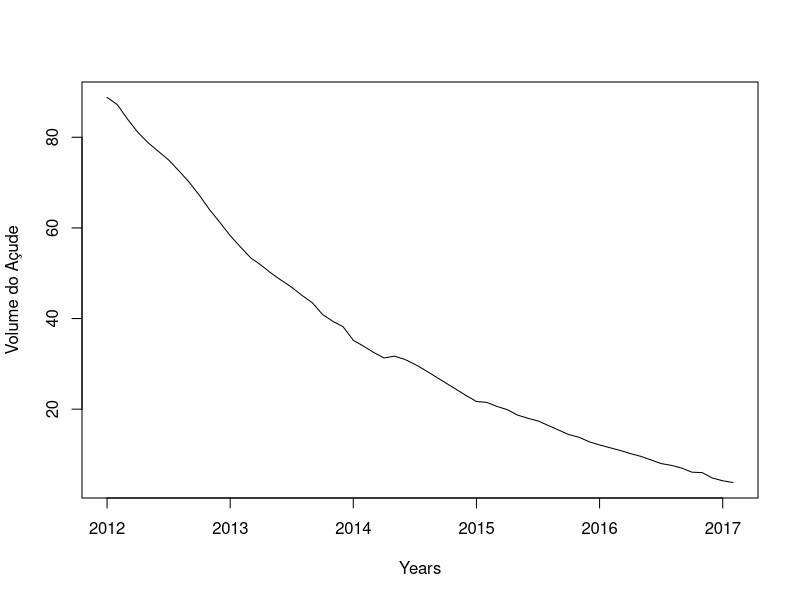
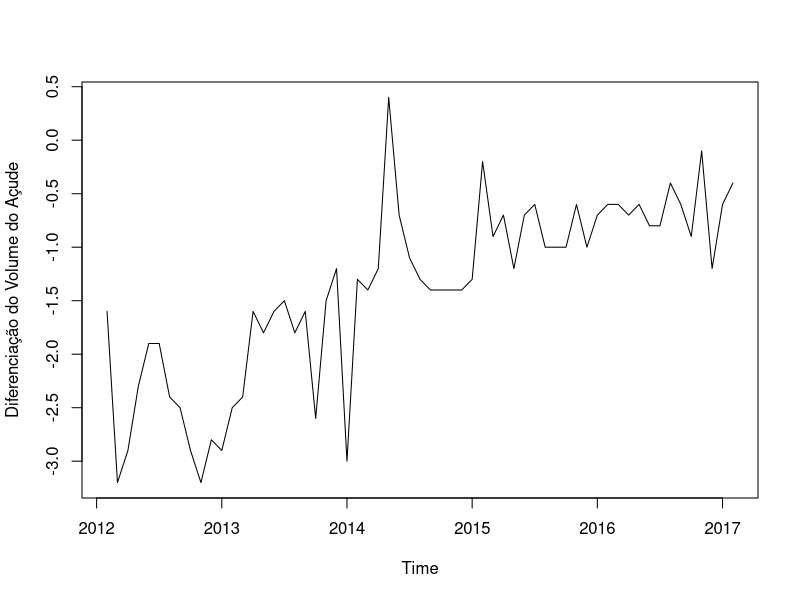
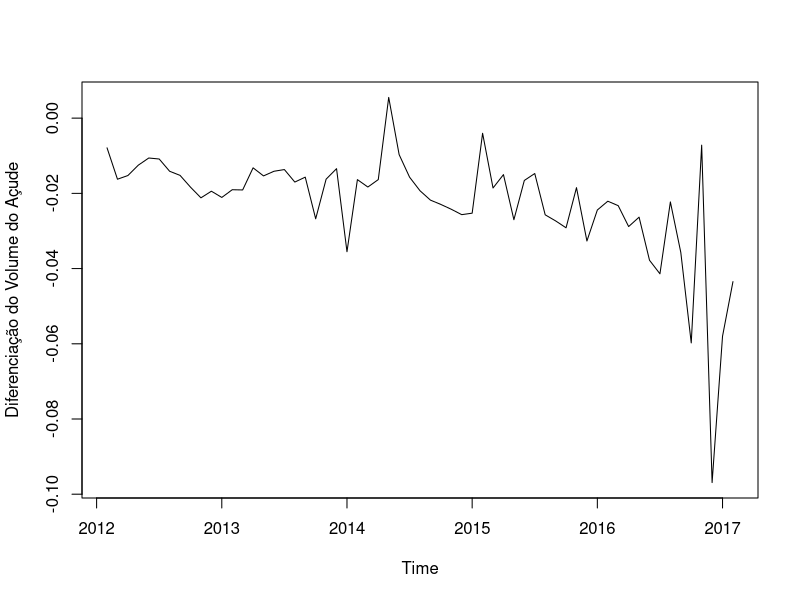
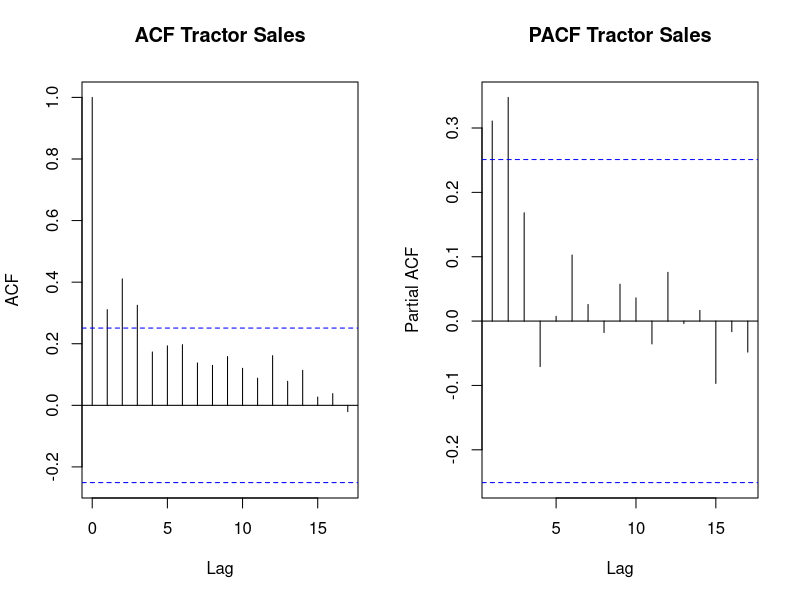

Write the R code that produced these figures, in order. (Note: this script raises an error after producing the figures.)
## ---- chunk 1

library(dplyr)
library(ggplot2)

volumes.data <- read.csv("boqueirao_final.csv")

volumes.por.mes <- volumes.data %>%
  group_by(ano, mes) %>%
  summarise(volume = min(volume),
            volume.percentual = min(volume.percentual)) %>%
  filter(ano >= 2012) %>%
  ungroup() %>%
  filter(row_number() != n()) %>%
  group_by(ano,mes)
  
  
## ---- chunk 2

data<-ts(volumes.por.mes$volume.percentual,start = c(2012,1), end = c(2017,2), frequency = 12)

plot(data, xlab="Years", ylab = "Volume do Açude")

## ---- chunk 3

plot(diff(data),ylab="Diferenciação do Volume do Açude")

plot(diff(log10(data)),ylab="Diferenciação do Volume do Açude")

## ---- chunk 4

par(mfrow = c(1,2))
acf(ts(diff(log10(data))),main="ACF Tractor Sales")
pacf(ts(diff(log10(data))),main="PACF Tractor Sales")


## ---- chunk 5
library(forecast)
ARIMAfit <- auto.arima(log10(data), approximation=FALSE,trace=FALSE)
summary(ARIMAfit)
## ---- chunk 6

pred <- predict(ARIMAfit, n.ahead = 12)
pred.df <- data.frame(Y=as.matrix(10^(pred$pred)),date=as.Date(as.yearmon(time(pred$pred))))
print(pred.df)
plot(data,type="l",xlim=c(2016,2018),ylim=c(1,15),xlab = "Tempo",ylab = "Volume do Açude")
lines(10^(pred$pred),col="blue")
lines(10^(pred$pred+2*pred$se),col="orange")
lines(10^(pred$pred-2*pred$se),col="orange")

## ---- chunk 7

write.csv(volumes.por.mes, "historico-boqueirao.csv", row.names = F)
write.csv(pred.df, "predicao-boqueirao.csv", row.names = F)

